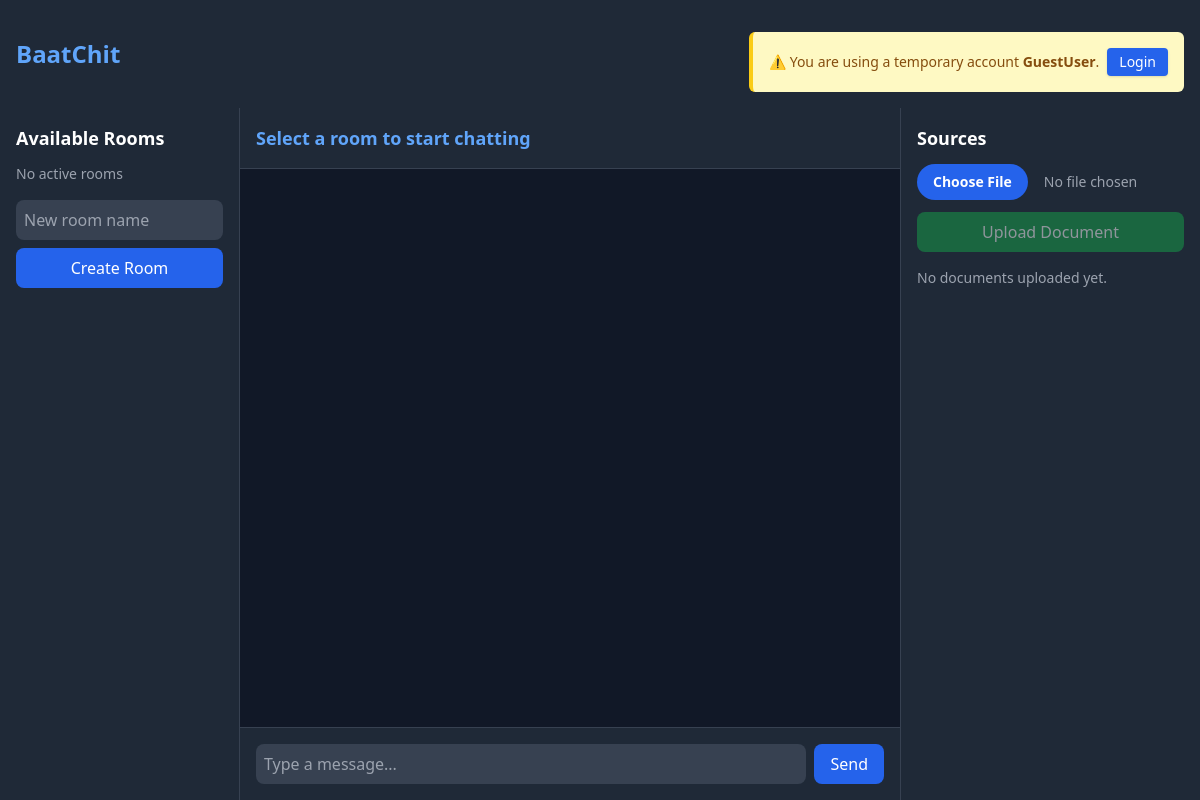
The app's page /, older data.
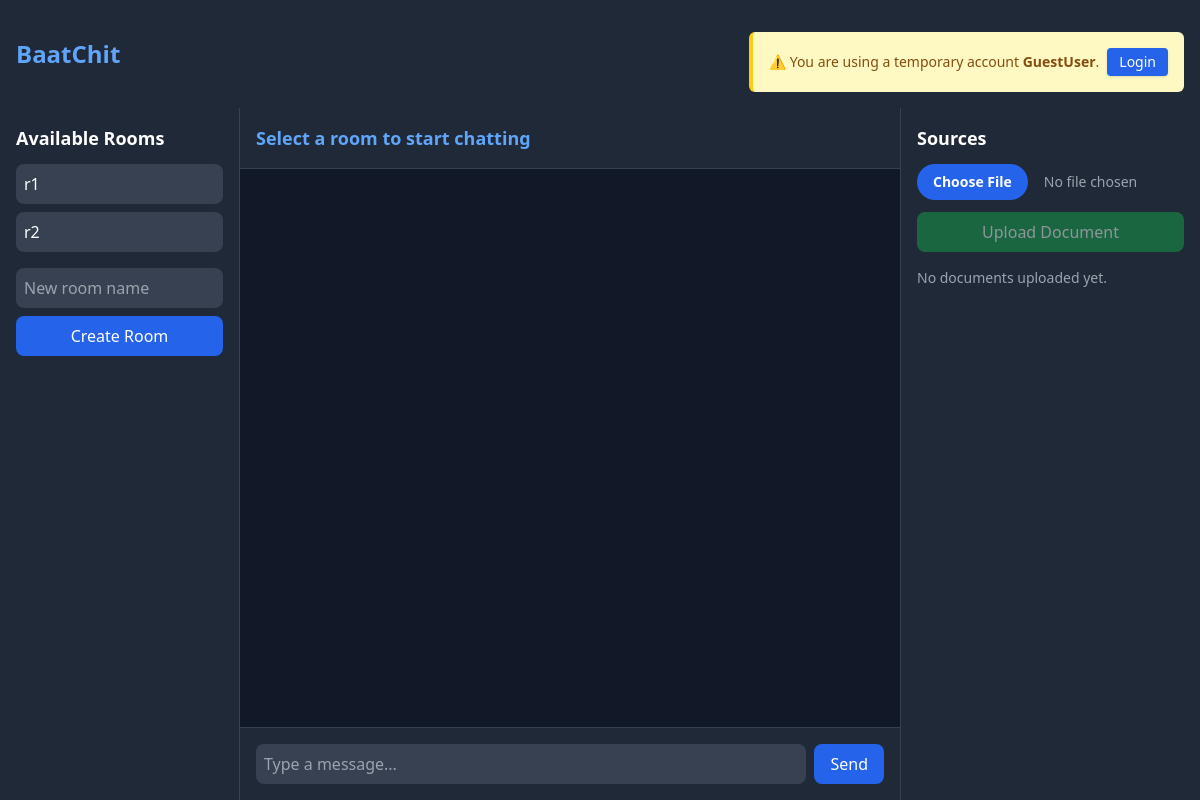
The same page, newer data.
### src/models/room.py (models this page shows, shortened)
class Room(Base):
    __tablename__ = 'rooms'
    id = Column(String(36), primary_key=True, index=True, default=lambda: str(uuid.uuid4()))
    name = Column(String(128), unique=True, index=True, nullable=False)
    capacity = Column(Integer, nullable=True)
    members = relationship(
        "User",
        secondary=room_user_association,
        back_populates="rooms",
        lazy="selectin",
    )
    knowledge_files = relationship(
        "Knowledge",
        back_populates="room",
        cascade="all, delete-orphan",
        lazy="selectin",
    )

### src/routes/home.py (the view)
@home_router.get("/", response_class=HTMLResponse)
async def home(request: Request, db: Session = Depends(get_db)):
    docs = os.listdir(DOCS_DIR)
    username = request.cookies.get("username", "GuestUser")  # Temp user if no cookie
    rooms = db.query(Room).all()
    return templates.TemplateResponse("chat.html", {
        "request": request,
        "rooms": rooms,
        "documents": docs,
        "username": username,
        "login_url": "/login"  # Provide login page URL
    })

### src/database.py (called while the page is built)
def get_db():
    db = SessionLocal()
    try:
        yield db
    finally:
        db.close()

### templates/chat.html (shortened to what this page needs)
{% extends "base.html" %}
{% block content %}
  {% include "partials/_rooms.html" %}
  {% include "partials/_chatbox.html" %}
  {% include "partials/_knowledge_base.html" %}
{% endblock %}

### templates/partials/_rooms.html
<aside class="w-1/5 bg-gray-800 border-r border-gray-700 p-4 overflow-y-auto">
  <h2 class="text-lg font-semibold mb-3">Available Rooms</h2>
  <ul id="roomList" class="space-y-2">
    {% for r in rooms %}
      <li>
        <button onclick="joinRoom('{{ r.name }}')"
          class="w-full text-left p-2 rounded-lg bg-gray-700 hover:bg-blue-600 hover:text-white transition">
          {{ r.name }}
        </button>
      </li>
    {% else %}
      <p class="text-sm text-gray-400">No active rooms</p>
    {% endfor %}
  </ul>
  <div class="mt-4">
    <input id="newRoom" type="text" placeholder="New room name"
           class="w-full p-2 mb-2 rounded-lg bg-gray-700 focus:outline-none">
    <button onclick="createRoom()" class="w-full bg-blue-600 hover:bg-blue-700 p-2 rounded-lg">
      Create Room
    </button>
  </div>
</aside>

Row changes from the older to the newer data that the page shows:
added Room: name "r1"
added Room: name "r2"
Text that changed along with them:
text no longer shown: "No active rooms"
